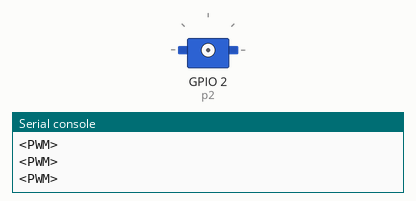
Bench run of a program on a simulated ESP8266 board running MicroPython. Parts: servo, the last lines printed to the serial console. Servo angles are drawn from the pulse width (0.5 ms = 0°, 2.5 ms = 180°).

Above: at 0.1 s.
At 19.4 s:
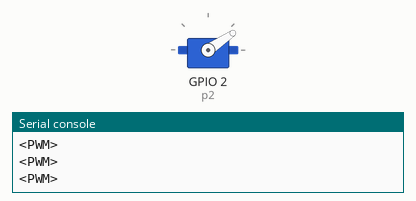
At 29.1 s:
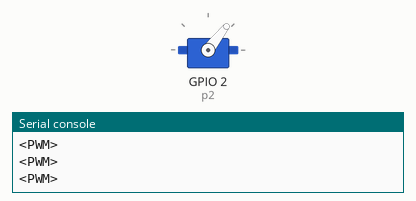
At 38.2 s:
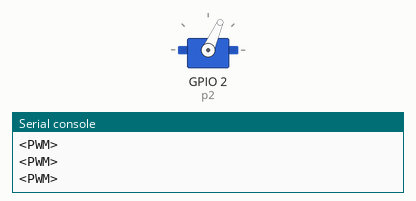
Timing chart, 0 to 40.0 s (numbered marks = the images above):
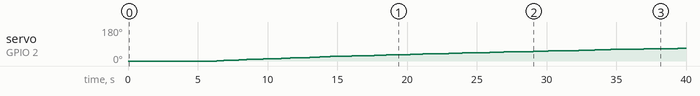

Measured:
- by itself, servo on GPIO 2 (p2): moves from 0° to 68° over 33.1 s

The program:

servo_control.py
```python
'''
Author : Bapon Kar
Purpose : Control a servo motor
Language : MicroPython
Harware : ESP8266, Servo motor
Last Update :
'''
#The machine module contains specific functions related to the hardware on a particular board.
import machine

'''
The time module provides functions for getting
1. the current date and time
2. for sleeping
'''
import time

'''
class Pin - Control I/O pins
The pin class has methods
1. to set the mode of pin (IN, OUT)
2. to get and set the digital logic level
'''
from machine import Pin

# set machine GPIO2 as p2
p2 = machine.Pin(2)  #or d4 pin of nodemcuesp8266 board
# configure PWM on pin p2
pwm2 = machine.PWM(p2)
# set the PWM frequency as 50Hz
# the frequency must be between 1Hz and 1kHz.
pwm2.freq(50)

while True:
    for d in range(0,100,1):
        # set the duty cycle to d .i.e. 18 through 115 with step of 1
        pwm2.duty(d)
        tSleep = (d/1023)*20
        time.sleep(tSleep)
        # print the pwm details like pin, freq, duty cycle
        print (pwm2)
    time.sleep(2)
```
